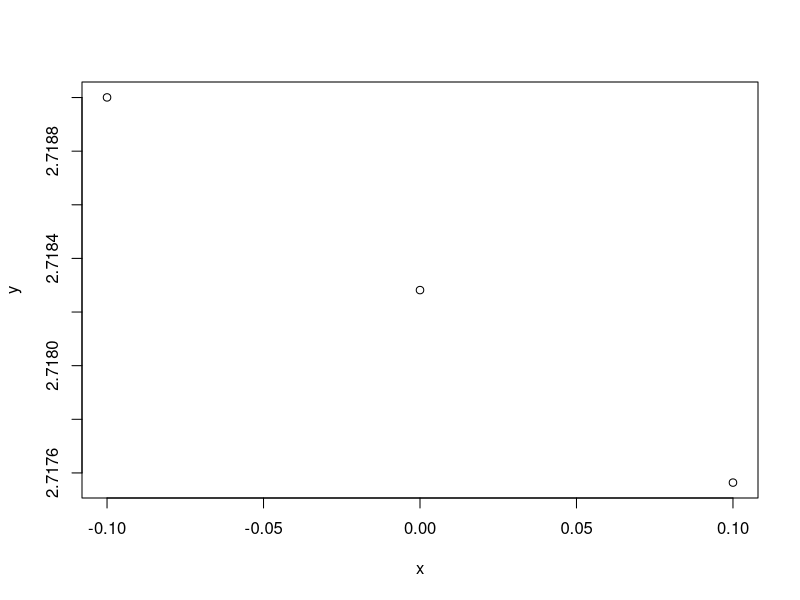
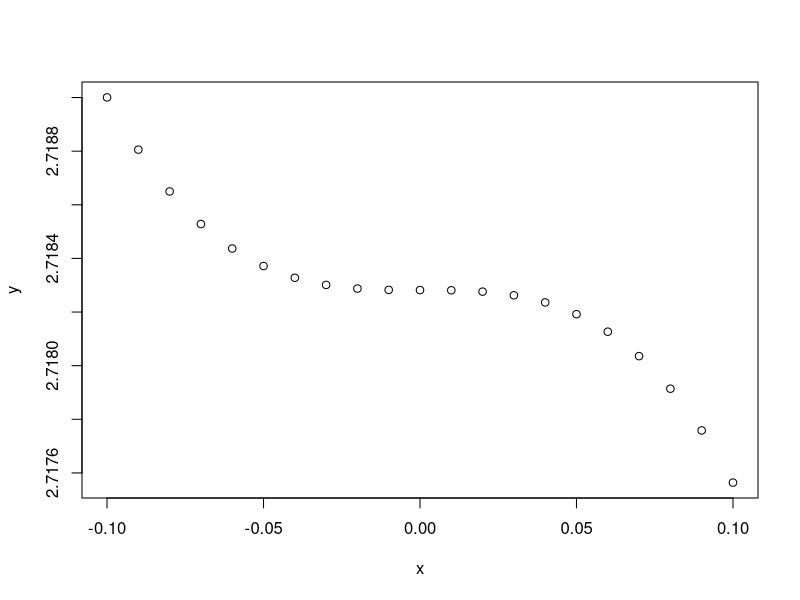
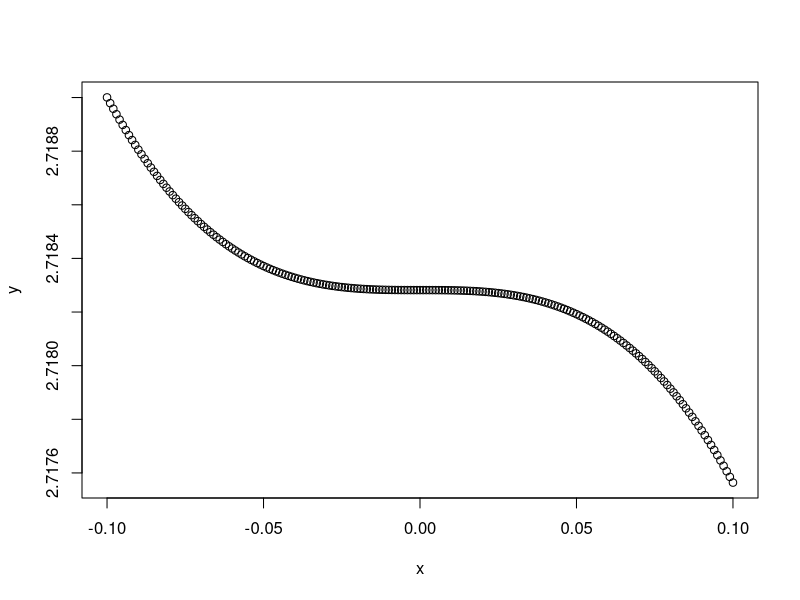
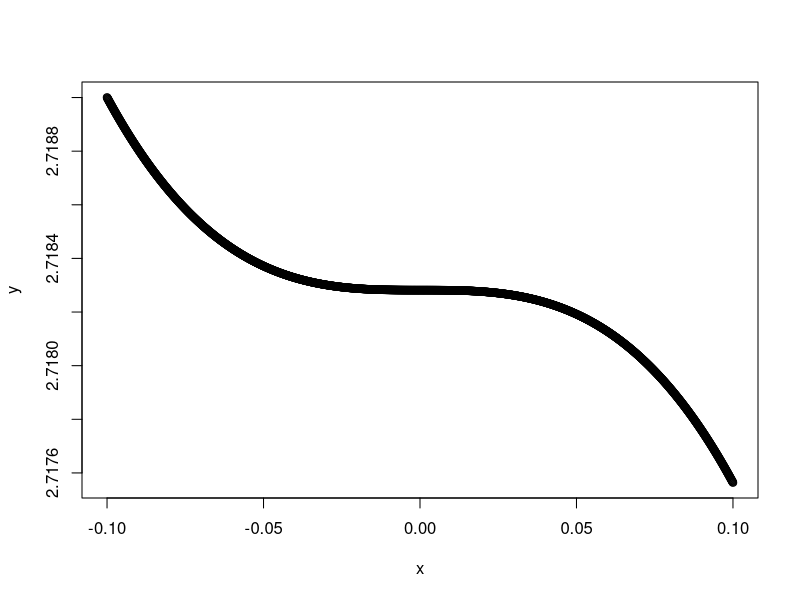

Write R code to recreate these figures, in order.
#10-1 a 10-6
options(digits=8)
f <- function (x){
  return (2+(exp(1)-2)*exp(-x^3))
}


pendientes<- function (a, b, h) {
  x=seq(a, b, h)
  cat ("Con h=", h, "\n")
  cat ("|  x2 | x1  |  y2 |  y1   |  m\n")
  particiones=0
  y=(f(x))
  plot (x, y, color = "red")
  for (i in 2:length(x)){
    cat (" | ", x[i], " | ", x[i-1], " | ", f(x[i]), " | ",  f(x[i-1]), " | ",  (f(x[i])-f(x[i-1]))/(h), "\n")
    particiones=particiones+1
  }
  cat ("Número de pendientes: ", particiones, "\n")
}


h=c(10^-1, 10^-2, 10^-3, 10^-4)
for (i in h){
  pendientes (-0.1, 0.1, i)
}
